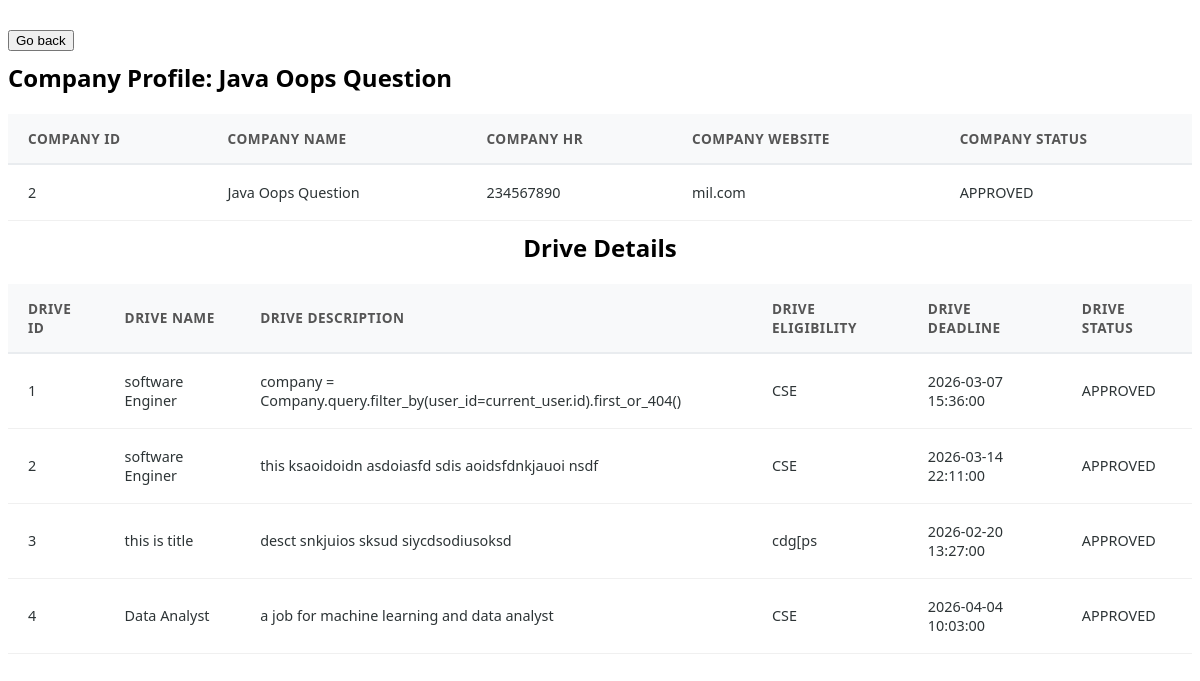
Page /admin/company/2 (signed in) on the committed database.
### portal/models.py (models this page shows)
class Company(db.Model,UserMixin):
    __tablename__ = 'companies'
    id = db.Column(db.Integer , primary_key = True)
    user_id = db.Column(db.Integer,db.ForeignKey('users.id'),nullable = False)
    company_name = db.Column(db.String(100) , unique = True, nullable = False)
    hr_contact = db.Column(db.String(20) , unique = True)
    website = db.Column(db.String(200))
    approval_status = db.Column(db.String(20) , default = 'APPROVED') #APPROVED , PENDING , REJECTED
    is_blacklisted = db.Column(db.Boolean , default = False)

class Drive(db.Model,UserMixin):
    __tablename__ = 'placement_drives'
    id = db.Column(db.Integer , primary_key = True)
    company_id = db.Column(db.Integer,db.ForeignKey('companies.id') , nullable = False)
    job_title = db.Column(db.String(100), nullable = False)
    description = db.Column(db.String(200), nullable = False)
    eligibility = db.Column(db.String(100), nullable = False)
    deadline = db.Column(db.DateTime, nullable = False)
    status = db.Column(db.String(20), nullable = False,default ='APPROVED') #APPROVED,PENDING,CLOSED
    company = db.relationship('Company' , backref = 'companies')

### app.py (the view)
@app.route('/admin/company/<int:company_id>')
@login_required
def company_details(company_id):
    company = Company.query.get_or_404(company_id)
    company_drives = Drive.query.filter_by(company_id=company_id).all()
    return render_template('admin/company_details.html', r=company, drives=company_drives)

### app.py (called while the page is built)
@login_manager.user_loader
def load_user(user_id):
    return User.query.get(int(user_id))

### templates/admin/company_details.html (shortened to what this page needs)
<!DOCTYPE html>
<html lang="en">
<head>
</head>
<body>
    <a href="{{url_for('admin_companies')}}"><button>Go back</button></a>
    <h2>Company Profile: {{ r.company_name }}</h2>
    <div id="table" class="border">
        <table class="app-tab">
            <thead>
                <tr>
                    <th>Company ID</th>
                    <th>Company name</th>
                    <th>Company Hr</th>
                    <th>Company Website</th>
                    <th>Company status</th>
                </tr>
            </thead>
            <tbody>
                <tr>
                    <td>{{r.id}}</td>
                    <td>{{r.company_name}}</td>
                    <td>{{r.hr_contact}}</td>
                    <td>{{r.website}}</td>
                    <td>{{r.approval_status}}</td>
                </tr>
            </tbody>
        </table>
        <h2 style="text-align: center;">Drive Details</h2>
        <table class="app-tab">
            <thead>
                <tr>
                    <th>Drive ID</th>
                    <th>Drive name</th>
                    <th>Drive Description</th>
                    <th>Drive eligibility</th>
                    <th>Drive Deadline</th>
                    <th>Drive status</th>
                </tr>
            </thead>
            <tbody>
                {% for d in drives %}
                <tr>
                    <td>{{d.id}}</td>
                    <td>{{d.job_title}}</td>
                    <td>{{d.description}}</td>
                    <td>{{d.eligibility}}</td>
                    <td>{{d.deadline}}</td>
                    <td>{{d.status}}</td>
                </tr>
                {% endfor %}
            </tbody>
        </table>
    </div>
</body>
</html>

### templates/admin/company_details.html (style rules this page uses)
* { margin-top: 10px; }
body { font-family: system-ui, -apple-system, BlinkMacSystemFont, 'Segoe UI', Roboto, Oxygen, Ubuntu, Cantarell, 'Open Sans', 'Helvetica Neue', sans-serif; }
.app-tab { width: 100%; border-collapse: collapse; }
.app-tab thead { background: #f8f9fa; }
.app-tab th { padding: 15px 20px; text-align: left; font-size: 0.85rem; font-weight: 600; color: #555; text-transform: uppercase; letter-spacing: 0.5px; border-bottom: 2px solid #e9ecef; }
.app-tab tbody tr { border-bottom: 1px solid #f0f0f0; transition: all 0.3s ease; }
.app-tab td { padding: 18px 20px; font-size: 0.9rem; color: #2d3436; }

### rows in the picture
Company: company_name "Java Oops Question", id "2", hr_contact "234567890", website "mil.com", approval_status "APPROVED"
Drive: id "1", job_title "software Enginer", description "company = Company.query.filter_by(user_id=current_user.id).first_or_404()", eligibility "CSE", deadline "2026-03-07 15:36:00", status "APPROVED"
Drive: id "2", job_title "software Enginer", description "this ksaoidoidn asdoiasfd sdis aoidsfdnkjauoi nsdf", eligibility "CSE", deadline "2026-03-14 22:11:00", status "APPROVED"
Drive: id "3", job_title "this is title", description "desct snkjuios sksud siycdsodiusoksd", eligibility "cdg[ps", deadline "2026-02-20 13:27:00", status "APPROVED"
Drive: id "4", job_title "Data Analyst", description "a job for machine learning and data analyst", eligibility "CSE", deadline "2026-04-04 10:03:00", status "APPROVED"
